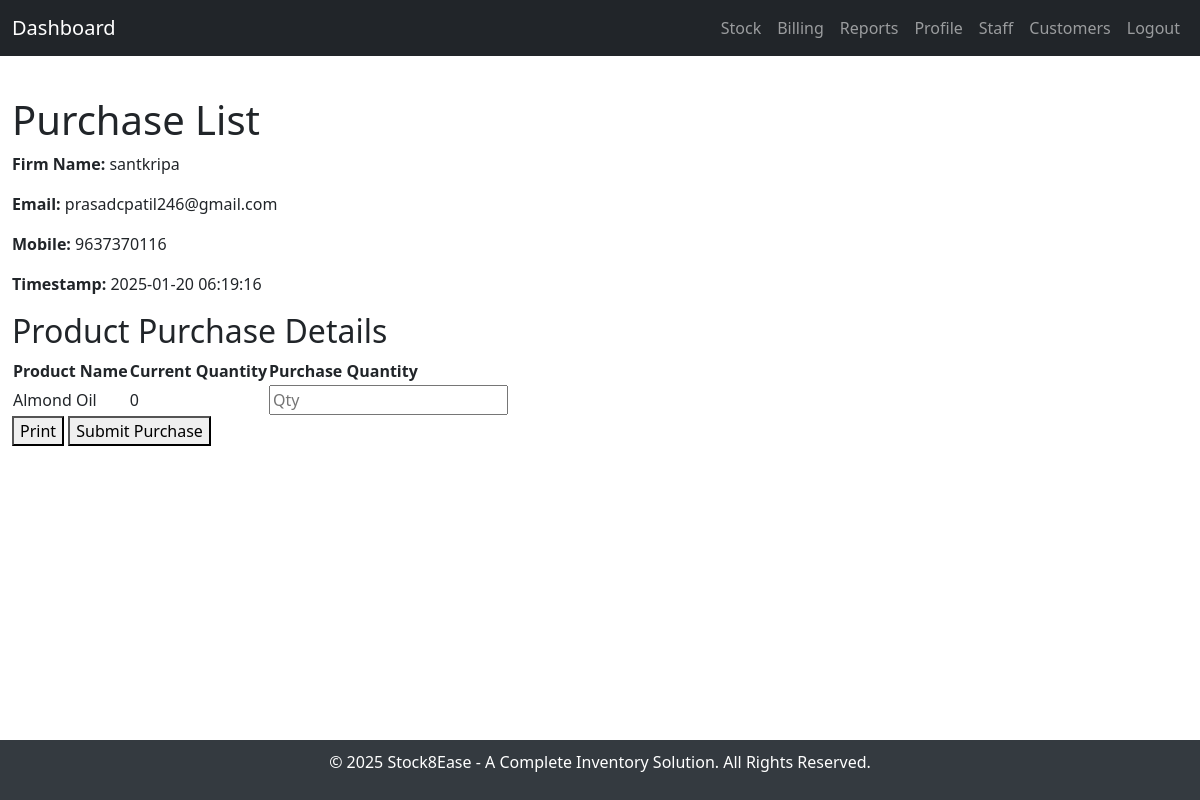
The app's page /dashboard/one-purchase with its own data.
### services/account_service.py (models this page shows, shortened)
class Account(db.Model):
    id = db.Column(db.Integer, primary_key=True)
    user_name = db.Column(db.String(120), nullable=False, unique=True)
    firm_name = db.Column(db.String(120), nullable=False, unique=True)
    email = db.Column(db.String(120), nullable=False, unique=True)
    mobile = db.Column(db.String(120), nullable=False, unique=True)
    password = db.Column(db.String(120), nullable=False)

### services/stock_service.py (models this page shows, shortened)
class Stock(db.Model):
    id = db.Column(db.Integer, primary_key=True)  # Adding an ID column as the primary key
    product_code = db.Column(db.String(50), unique=True, nullable=False)
    item_name = db.Column(db.String(100), nullable=False)
    selling_price = db.Column(db.Float, nullable=False)
    price = db.Column(db.Float, nullable=False)
    expiry = db.Column(db.String(10), nullable=False)  # Keep as string
    quantity = db.Column(db.Integer, nullable=False)

### services/dashboard_service.py (the view)
@dashboard_bp.route('/one-purchase')
def onepurchase():
    low_stock_items = Stock.query.filter(Stock.quantity <= 10).all()
    user = Account.query.first()  # Get the first account or filter based on session if needed
    stock_data = [
        {
            "id": stock.id,
            "name": stock.item_name,
            "quantity": stock.quantity
        }
        for stock in low_stock_items
    ]
    timestamp = datetime.now().strftime("%Y-%m-%d %H:%M:%S")
    return render_template('purchase.html',
                           low_stock_items=stock_data,
                           user=user,
                           timestamp=timestamp)

### templates/purchase.html (shortened to what this page needs)
{% extends "base.html" %} {% block content %}
<h1>Purchase List</h1>
<div>
  <p><strong>Firm Name:</strong> {{ user.firm_name }}</p>
  <p><strong>Email:</strong> {{ user.email }}</p>
  <p><strong>Mobile:</strong> {{ user.mobile }}</p>
  <p><strong>Timestamp:</strong> {{ timestamp }}</p>
</div>
<h2>Product Purchase Details</h2>
<form id="purchaseForm">
  <table>
    <thead>
      <tr>
        <th>Product Name</th>
        <th>Current Quantity</th>
        <th>Purchase Quantity</th>
      </tr>
    </thead>
    <tbody>
      {% for item in low_stock_items %}
      <tr>
        <td>{{ item.name }}</td>
        <td>{{ item.quantity }}</td>
        <td>
          <input
            type="number"
            name="purchase_qty_{{ item.id }}"
            min="1"
            placeholder="Qty"
          />
        </td>
      </tr>
      {% endfor %}
    </tbody>
  </table>
  <div class="actions">
    <button type="button" class="print-button" onclick="window.print();">
      Print
    </button>
    <button type="submit" class="print-button">Submit Purchase</button>
  </div>
</form>
{% endblock %}

### templates/base.html (style rules this page uses)
html, body { height: 100%; margin: 0; padding: 0; }

### records on screen
Account: firm_name "santkripa", email "prasadcpatil246@gmail.com", mobile "9637370116"
Stock: name "Almond Oil", quantity "0"
